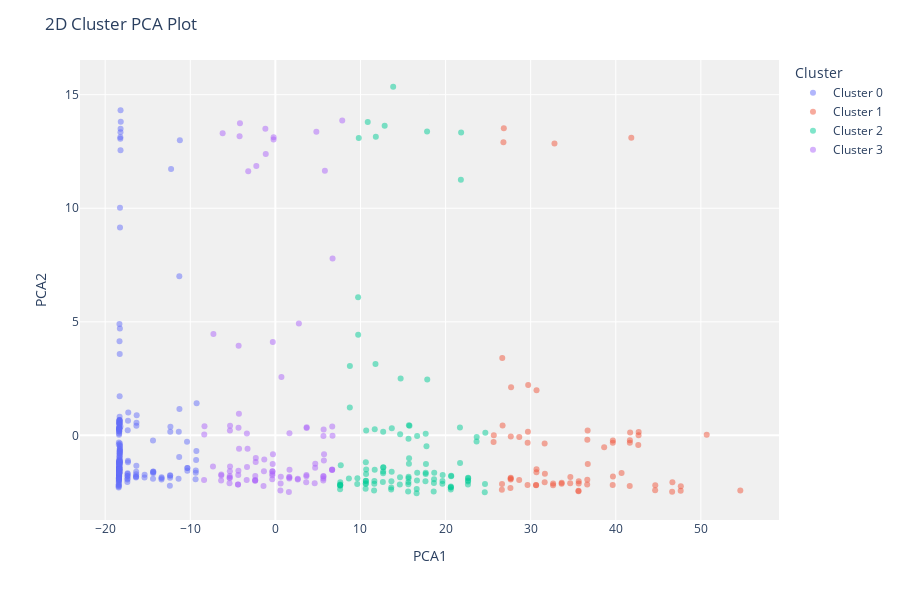

Source (notebook cell):
### Code cell
evaluate_model(mykmeans)

### Figure 1 — Plotly figure (JSON) as saved in the notebook; plotly's stock layout.template omitted (floating-point values rounded to 4 significant figures; data arrays with more than 128 entries replaced by an {"elided": "..."} marker saying what was removed)
{"data": [{"customdata": {"elided": "220x1 int values"}, "hovertemplate": "Cluster=Cluster 0<br>PCA1=%{x}<br>PCA2=%{y}<br>Feature=%{customdata[0]}<extra></extra>", "legendgroup": "Cluster 0", "marker": {"color": "#636efa", "opacity": 0.5, "symbol": "circle"}, "mode": "markers", "name": "Cluster 0", "orientation": "v", "showlegend": true, "textposition": "top center", "type": "scatter", "x": {"elided": "220 float values"}, "xaxis": "x", "y": {"elided": "220 float values"}, "yaxis": "y"}, {"customdata": [[null], [2], [6], [0], [0], [0], [0], [0], [14], [2], [0], [0], [0], [0], [0], [0], [2], [6], [0], [null], [0], [0], [2], [0], [0], [0], [2], [15], [null], [4], [4], [0], [2], [0], [0], [0], [0], [17], [0], [0], [0], [0], [5], [0], [0], [0], [7], [2], [2], [0], [0], [0], [0], [4], [2], [0], [0], [0], [2], [0], [0], [0], [0], [0], [1], [0]], "hovertemplate": "Cluster=Cluster 1<br>PCA1=%{x}<br>PCA2=%{y}<br>Feature=%{customdata[0]}<extra></extra>", "legendgroup": "Cluster 1", "marker": {"color": "#EF553B", "opacity": 0.5, "symbol": "circle"}, "mode": "markers", "name": "Cluster 1", "orientation": "v", "showlegend": true, "textposition": "top center", "type": "scatter", "x": [46.66, 34.66, 39.65, 39.64, 26.64, 28.66, 30.63, 33.64, 39.66, 27.65, 41.64, 25.64, 27.65, 41.69, 27.66, 36.71, 27.66, 42.68, 26.8, 41.83, 30.69, 32.8, 41.65, 35.64, 39.67, 44.63, 36.69, 26.85, 36.66, 30.69, 27.7, 31.64, 29.64, 44.64, 47.64, 25.67, 50.69, 32.64, 33.64, 35.62, 54.63, 42.65, 32.64, 28.65, 30.63, 31.64, 36.64, 38.64, 26.7, 29.63, 34.64, 31.67, 46.62, 29.71, 36.66, 35.65, 35.62, 26.66, 27.62, 40.68, 30.68, 29.68, 47.63, 41.66, 42.69, 26.62], "xaxis": "x", "y": [-2.065, -1.838, -0.3252, -2.189, -2.136, -0.07653, -2.202, -2.09, -0.23, -1.948, -2.225, -0.2945, -1.902, 0.1219, -0.04974, -1.261, -1.865, 0.004839, 12.91, 13.11, -1.487, 12.86, -0.3213, -2.116, -1.808, -2.414, 0.219, 13.52, -1.953, 1.991, 2.116, -2.061, -0.3273, -2.196, -2.242, 0.004659, 0.03168, -2.198, -2.131, -2.462, -2.423, -0.4278, -2.116, -1.966, -2.183, -0.3607, -2.161, -0.5215, 0.4347, -2.183, -2.103, -1.69, -2.486, 2.219, -0.1954, -2.021, -2.444, 3.403, -2.322, -1.659, -1.62, 0.1566, -2.433, -0.2171, 0.1525, -2.394], "yaxis": "y"}, {"customdata": [[0], [0], [null], [0], [0], [0], [0], [null], [0], [2], [2], [2], [0], [0], [0], [0], [2], [0], [0], [null], [0], [0], [2], [14], [0], [0], [0], [0], [0], [0], [2], [null], [null], [0], [2], [4], [0], [null], [15], [2], [15], [null], [13], [2], [4], [0], [1], [2], [0], [2], [0], [2], [0], [0], [2], [2], [0], [0], [4], [0], [3], [2], [2], [0], [2], [0], [0], [0], [0], [2], [0], [0], [0], [0], [0], [0], [null], [0], [12], [0], [0], [0], [0], [6], [14], [6], [2], [0], [null], [0], [0], [0], [0], [0], [0], [2], [15], [2], [0]], "hovertemplate": "Cluster=Cluster 2<br>PCA1=%{x}<br>PCA2=%{y}<br>Feature=%{customdata[0]}<extra></extra>", "legendgroup": "Cluster 2", "marker": {"color": "#00cc96", "opacity": 0.5, "symbol": "circle"}, "mode": "markers", "name": "Cluster 2", "orientation": "v", "showlegend": true, "textposition": "top center", "type": "scatter", "x": [22.64, 7.603, 17.7, 8.64, 21.69, 20.62, 15.6, 11.81, 10.63, 14.62, 24.63, 7.617, 19.64, 9.642, 10.63, 9.8, 12.66, 13.61, 10.67, 18.65, 17.76, 10.61, 15.65, 7.615, 10.66, 15.63, 14.65, 16.64, 20.61, 15.65, 10.67, 19.66, 20.66, 10.63, 16.66, 14.72, 11.62, 9.724, 17.83, 8.748, 10.85, 7.626, 21.8, 11.68, 11.76, 12.68, 15.76, 17.67, 12.68, 22.65, 21.83, 15.65, 17.66, 13.67, 15.69, 13.63, 24.61, 7.684, 8.756, 10.63, 12.84, 17.85, 10.62, 20.62, 12.67, 9.73, 13.84, 18.6, 20.62, 22.65, 9.622, 13.61, 24.67, 23.66, 13.68, 20.66, 15.63, 12.63, 19.63, 16.67, 11.67, 18.63, 23.64, 16.61, 7.615, 11.6, 15.7, 16.6, 18.67, 7.619, 11.63, 22.64, 22.63, 21.7, 17.67, 17.64, 12.67, 15.71, 14.66], "xaxis": "x", "y": [-1.983, -2.373, -1.262, -1.896, 0.3429, -2.292, -2.475, 13.15, -1.188, -2.163, -2.145, -2.187, -2.011, -1.884, -2.011, 13.1, -1.664, -2.387, -1.505, -1.928, -0.4842, -2.354, -1.883, -2.208, -1.698, -2.048, -1.842, -1.983, -2.385, -0.1521, 0.2125, -1.748, -1.802, -2.106, -0.02992, 2.502, -2.135, 6.077, 13.38, 1.227, 13.8, -2.068, 11.25, 0.2721, 3.139, -1.416, 0.4284, 0.06975, -1.4, -1.89, 13.34, -1.82, -1.696, -1.601, 0.4488, -2.016, -2.508, -1.321, 3.054, -1.999, 13.64, 2.455, -2.145, -2.281, -1.589, 4.431, 15.35, -2.471, -2.252, -1.862, -2.139, -2.294, 0.1114, -0.0715, 0.3115, -1.777, -2.156, -2.052, -2.128, -1.644, -1.509, -2.102, -0.2714, -2.361, -2.209, -2.432, -1.248, -2.548, -1.644, -2.161, -2.004, -2.033, -2.165, -1.219, -1.642, -2.018, 0.1605, -1.004, 0.04783], "yaxis": "y"}, {"customdata": [[2], [15], [0], [13], [13], [0], [15], [0], [15], [15], [2], [0], [0], [0], [15], [null], [2], [15], [2], [0], [15], [null], [0], [0], [0], [15], [2], [null], [0], [11], [null], [0], [15], [2], [null], [15], [13], [null], [4], [2], [0], [0], [0], [0], [0], [2], [null], [0], [0], [0], [0], [2], [0], [0], [0], [2], [0], [0], [2], [2], [0], [0], [null], [0], [15], [0], [0], [15], [0], [0], [0], [0], [0], [null], [0], [0], [0], [0], [0], [null], [0], [0], [0], [0], [0], [0], [0], [0], [null], [0], [0], [0]], "hovertemplate": "Cluster=Cluster 3<br>PCA1=%{x}<br>PCA2=%{y}<br>Feature=%{customdata[0]}<extra></extra>", "legendgroup": "Cluster 3", "marker": {"color": "#ab63fa", "opacity": 0.5, "symbol": "circle"}, "mode": "markers", "name": "Cluster 3", "orientation": "v", "showlegend": true, "textposition": "top center", "type": "scatter", "x": [-5.325, 1.655, -2.376, 5.819, -1.13, -3.374, -1.177, 6.667, -0.2124, -6.196, -6.361, -2.375, 4.621, -3.331, 5.638, -0.2053, -8.378, -4.204, 6.682, -0.3024, 7.857, -4.344, -7.332, -0.3436, -4.358, 5.631, 1.634, 6.721, 4.673, -4.331, -4.39, -0.3177, 4.817, -2.374, -4.318, -4.161, -3.191, -0.3693, 0.7122, -7.281, 5.646, 3.644, 1.638, 4.686, 1.664, -5.386, 5.719, 2.632, -0.3559, -4.39, -1.393, 5.698, 0.6394, -5.363, 6.669, -6.378, 0.617, 2.635, -5.37, -5.33, -8.329, 6.668, -5.346, 3.623, 3.674, -0.285, -6.358, 6.717, -2.36, -1.304, -4.284, 2.763, 3.648, -3.35, 1.64, -2.238, -4.269, 5.649, 3.677, -2.299, 5.671, 0.5936, -2.313, -5.367, -3.269, -8.357, -5.341, 1.589, -1.343, -0.3428, -0.351, 5.644], "xaxis": "x", "y": [0.4182, 0.08876, -1.999, 11.66, 12.39, -1.964, 13.51, -1.521, 13.03, 13.3, -1.767, -1.982, -2.105, -1.396, -1.897, 13.12, -1.968, 13.17, 0.3945, 4.11, 13.86, -1.559, -1.37, -1.594, -1.747, -1.984, -1.902, 7.79, -1.425, 0.3352, -2.159, -1.255, 13.37, -1.965, 3.951, 13.74, 11.63, -1.931, 2.565, 4.46, -1.79, -1.795, -1.857, -1.253, -1.513, -2.103, -0.8335, -1.938, -1.755, -2.167, -2.233, -1.109, -1.826, -1.792, -1.501, -1.984, -2.118, -1.908, -1.889, -1.368, 0.3973, -1.509, -1.583, -2.068, 0.3197, -0.8324, -1.72, -0.01413, -1.793, -1.064, 0.9487, 4.926, -1.744, 0.07755, -1.824, 11.86, -0.5871, -0.02853, 0.3585, -0.9993, 0.2594, -2.423, -1.178, -1.851, -0.5944, 0.03801, 0.2184, -2.489, -1.576, -1.584, -1.691, -1.813], "yaxis": "y"}], "layout": {"height": 600, "legend": {"title": {"text": "Cluster"}, "tracegroupgap": 0}, "margin": {"t": 60}, "plot_bgcolor": "rgb(240,240,240)", "title": {"text": "2D Cluster PCA Plot"}, "xaxis": {"anchor": "y", "domain": [0, 1], "title": {"text": "PCA1"}}, "yaxis": {"anchor": "x", "domain": [0, 1], "title": {"text": "PCA2"}}}}
